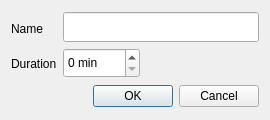
<?xml version="1.0" encoding="UTF-8"?>
<ui version="4.0">
 <class>AddCourseDialog</class>
 <widget class="QDialog" name="AddCourseDialog">
  <property name="windowModality">
   <enum>Qt::WindowModal</enum>
  </property>
  <property name="geometry">
   <rect>
    <x>0</x>
    <y>0</y>
    <width>270</width>
    <height>120</height>
   </rect>
  </property>
  <property name="sizePolicy">
   <sizepolicy hsizetype="Fixed" vsizetype="Fixed">
    <horstretch>0</horstretch>
    <verstretch>0</verstretch>
   </sizepolicy>
  </property>
  <property name="minimumSize">
   <size>
    <width>270</width>
    <height>120</height>
   </size>
  </property>
  <property name="maximumSize">
   <size>
    <width>270</width>
    <height>120</height>
   </size>
  </property>
  <property name="windowTitle">
   <string>Add Course</string>
  </property>
  <layout class="QVBoxLayout" name="vl1">
   <item>
    <layout class="QHBoxLayout" name="hl1">
     <item>
      <layout class="QVBoxLayout" name="vl2">
       <property name="topMargin">
        <number>2</number>
       </property>
       <item>
        <widget class="QLabel" name="lb_cname">
         <property name="text">
          <string>Name</string>
         </property>
        </widget>
       </item>
       <item>
        <widget class="QLabel" name="lb_cduration_2">
         <property name="text">
          <string>Duration</string>
         </property>
        </widget>
       </item>
      </layout>
     </item>
     <item>
      <layout class="QVBoxLayout" name="vl3">
       <item>
        <widget class="QLineEdit" name="le_cname">
         <property name="minimumSize">
          <size>
           <width>0</width>
           <height>30</height>
          </size>
         </property>
        </widget>
       </item>
       <item>
        <layout class="QHBoxLayout" name="hl2">
         <item>
          <widget class="QSpinBox" name="sb_duration">
           <property name="minimumSize">
            <size>
             <width>0</width>
             <height>30</height>
            </size>
           </property>
           <property name="suffix">
            <string> min</string>
           </property>
           <property name="maximum">
            <number>1000</number>
           </property>
          </widget>
         </item>
         <item>
          <spacer name="spa1">
           <property name="orientation">
            <enum>Qt::Horizontal</enum>
           </property>
           <property name="sizeHint" stdset="0">
            <size>
             <width>40</width>
             <height>20</height>
            </size>
           </property>
          </spacer>
         </item>
        </layout>
       </item>
      </layout>
     </item>
    </layout>
   </item>
   <item>
    <widget class="QDialogButtonBox" name="accept_cancel_box">
     <property name="orientation">
      <enum>Qt::Horizontal</enum>
     </property>
     <property name="standardButtons">
      <set>QDialogButtonBox::Cancel|QDialogButtonBox::Ok</set>
     </property>
    </widget>
   </item>
  </layout>
 </widget>
 <resources/>
 <connections>
  <connection>
   <sender>accept_cancel_box</sender>
   <signal>accepted()</signal>
   <receiver>AddCourseDialog</receiver>
   <slot>accept()</slot>
   <hints>
    <hint type="sourcelabel">
     <x>248</x>
     <y>254</y>
    </hint>
    <hint type="destinationlabel">
     <x>157</x>
     <y>274</y>
    </hint>
   </hints>
  </connection>
  <connection>
   <sender>accept_cancel_box</sender>
   <signal>rejected()</signal>
   <receiver>AddCourseDialog</receiver>
   <slot>reject()</slot>
   <hints>
    <hint type="sourcelabel">
     <x>316</x>
     <y>260</y>
    </hint>
    <hint type="destinationlabel">
     <x>286</x>
     <y>274</y>
    </hint>
   </hints>
  </connection>
 </connections>
</ui>
